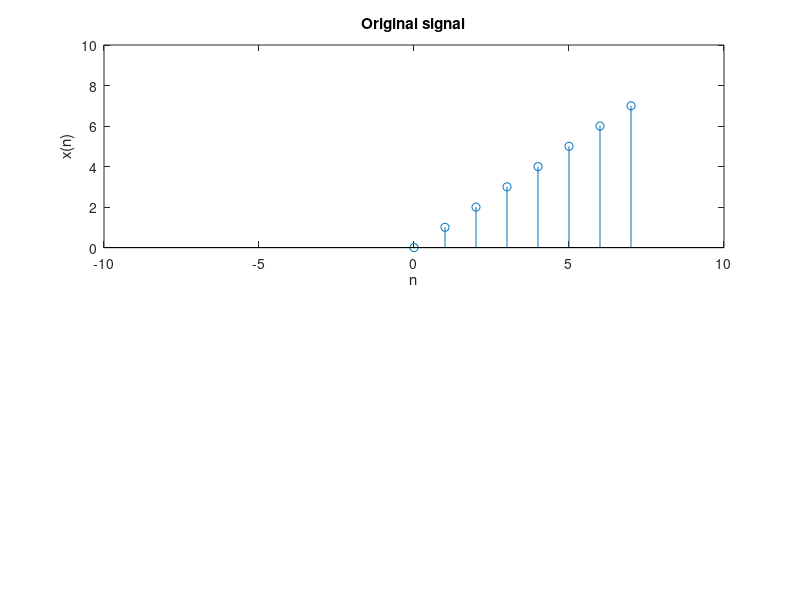

MATLAB code for this plot: (Note: this script raises an error after producing the figure.)
%Program P2_10
clf;
m=input('Number of delay(+)/ advance(-) signal: ');
n0=0:7;
x=n0; 
subplot(2,1,1);
stem(n0,x);
axis([-10 10 0 10]);
xlabel('n');ylabel('x(n)');
title('Original signal');
[y,n] = sigshift(x,m,n0);
subplot(2,1,2);
stem(n,y);
axis([-10 10 0 10]);
xlabel('n');ylabel('y(n)');
title('Shifted signals');